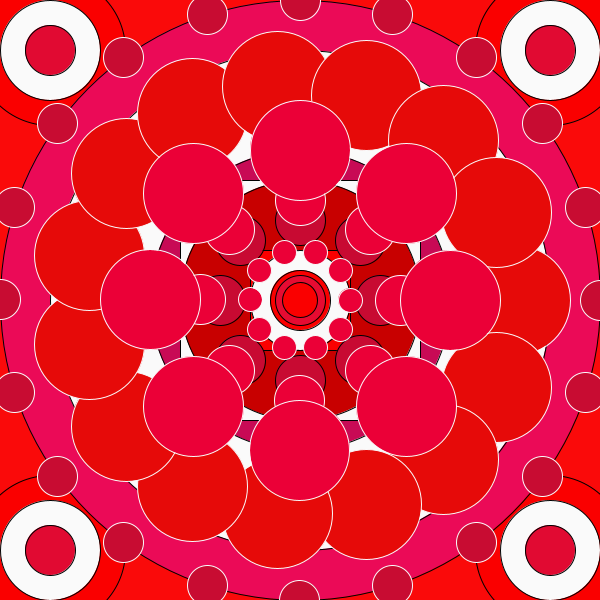
Frame 1 (no input)
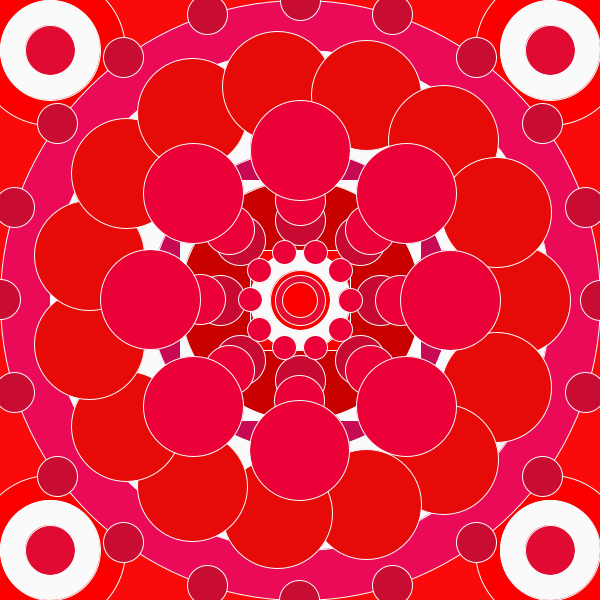
Frame 60 (the mouse pressed at the canvas centre just before this capture)
Frame 120 (the mouse held since frame 60 and released just before this capture): identical to frame 60, image omitted

The Processing sketch that drew these frames (run headless with seeded random() and noise(); from frame 60 on, the mouse is pressed at the canvas centre):

// Processing sketch: processing_52663
// ── processing_52663.pde

void setup() {
  size(600, 600);
}


void draw() {
  background(250, 10, 10);
  translate(width/2, height/2);
  rect(-250, -250, 500, 500);
  fill(250, 0, 0);
  ellipse(250, 250, 150, 150);
  ellipse(-250, -250, 150, 150);
  ellipse(-250, 250, 150, 150);
  ellipse(250, -250, 150, 150);
  fill(250);
  ellipse(250, 250, 100, 100);
  ellipse(-250, -250, 100, 100);
  ellipse(-250, 250, 100, 100);
  ellipse(250, -250, 100, 100);
  fill(225, 10, 50);
  ellipse(250, 250, 50, 50);
  ellipse(-250, -250, 50, 50);
  ellipse(-250, 250, 50, 50);
  ellipse(250, -250, 50, 50);
  fill(235, 10, 87);
  ellipse(0, 0, 600, 600);
  fill(250);
  ellipse(0, 0, 500, 500);
  fill(200, 10, 85);
  ellipse(0, 0, 300, 300);
  fill(250);
  rect(-120, -120, 240, 240);
  fill(200, 0, 0);
  ellipse(0, 0, 240, 240);
  fill(250, 0, 0);
  rect(-50, -50, 100, 100);
  fill(200, 10, 50);
  ellipse(60, 60, 50, 50);
  ellipse(-60, -60, 50, 50);
  ellipse(60, -60, 50, 50);
  ellipse(-60, 60, 50, 50);
  ellipse(0, -80, 50, 50);
  ellipse(0, 80, 50, 50);
  ellipse(80, 0, 50, 50);
  ellipse(-80, 0, 50, 50);
  fill(250);
  ellipse(0, 0, 100, 100);
  fill(250, 0, 0);
  ellipse(0, 0, 60, 60);
  fill(230, 11, 50);
  ellipse(0, 0, 50, 50);
  fill(250, 0, 0);
  ellipse(0, 0, 35, 35);



  float theta = 0.0;
  float radius = 215.0;
  int shapeCount = 15;
  float shapeRadius = 55.0;
  for (int i=0; i<shapeCount; i++) {
    pushMatrix();
    stroke(250);
    fill(230, 10, 9);
    translate(cos(theta)*radius, sin(theta)*radius);
    ellipse(0, 0, shapeRadius*2, shapeRadius*2);
    popMatrix();
    theta += TWO_PI/shapeCount;
  }

  float theta1 = 0.0;
  float radius1 = 300.0;
  int shapeCount1 = 20;
  float shapeRadius1 = 20.0;
  for (int i=0; i<shapeCount1; i++) {
    pushMatrix();
    fill(200, 12, 50);
    translate(cos(theta1)*radius1, sin(theta1)*radius1);
    ellipse(0, 0, shapeRadius1*2, shapeRadius1*2);
    popMatrix();
    theta1 += TWO_PI/shapeCount1;
  }


  float theta2 = 0.0;
  float radius2 = 50.0;
  int shapeCount2 = 10;
  float shapeRadius2 = 12.0;
  for (int i=0; i<shapeCount2; i++) {
    pushMatrix();
    fill(235, 0, 55);
    translate(cos(theta2)*radius2, sin(theta2)*radius2);
    ellipse(0, 0, shapeRadius2*2, shapeRadius2*2);
    popMatrix();
    theta2 += TWO_PI/shapeCount2;
  }

  float theta3 = 0.0;
  float radius3 = 100.0;
  int shapeCount3 = 8;
  float shapeRadius3 = 25.0;
  for (int i=0; i<shapeCount3; i++) {
    pushMatrix();
    fill(235, 0, 55);
    translate(cos(theta3)*radius3, sin(theta3)*radius3);
    ellipse(0, 0, shapeRadius3*2, shapeRadius3*2);
    popMatrix();
    theta3 += TWO_PI/shapeCount3;
  }


  float theta5 = 0.0;
  float radius5 = 150.0;
  int shapeCount5 = 8;
  float shapeRadius5 = 50.0;
  for (int i=0; i<shapeCount5; i++) {
    pushMatrix();
    fill(235, 0, 55);
    translate(cos(theta5)*radius5, sin(theta5)*radius5);
    ellipse(0, 0, shapeRadius5*2, shapeRadius5*2);
    popMatrix();
    theta5 += TWO_PI/shapeCount5;
  }
}
